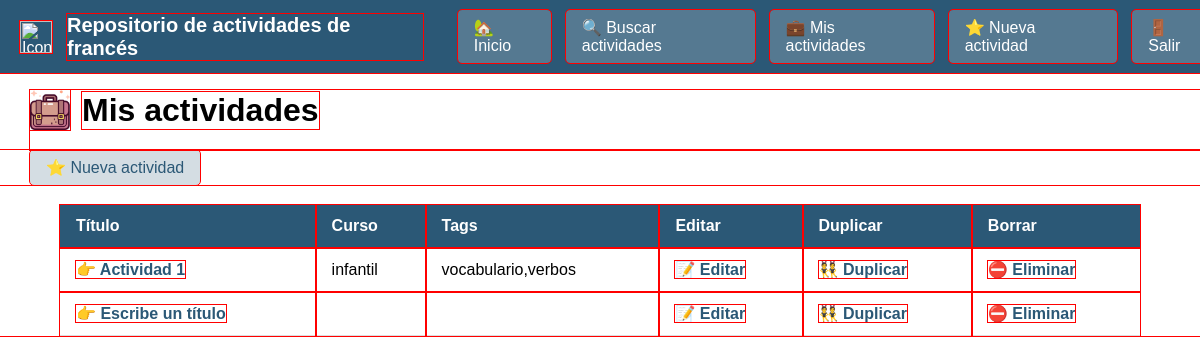
The app's page /mis-actividades/ (signed in) with its own data.
### app/models.py (models this page shows, shortened)
class Actividad(models.Model):
    class Curso(models.TextChoices):
        INFANTIL = 'infantil', 'Infantil'
        PRIMARIA = 'primaria', 'Primaria'
    class Tag(models.TextChoices):
        VERBOS = 'verbos', 'Verbos'
        VOCABULARIO = 'vocabulario', 'Vocabulario'
        COMPRENSION = 'comprension', 'Comprensión'
    usuario = models.ForeignKey(User, on_delete=models.CASCADE, related_name='actividades')
    titulo = models.CharField(max_length=255)
    curso = models.CharField(max_length=20, choices=Curso.choices)
    tags = models.CharField(max_length=200)
    json = models.CharField(max_length=2000)
    imagen = models.ImageField(upload_to='actividades/', null=True, blank=True)

### app/views.py (the view)
# urls.py: path('mis-actividades/', views.mis_actividades, name='mis_actividades'),
@login_required
def mis_actividades(request):
    actividades = Actividad.objects.filter(usuario=request.user)
    return render(request, 'mis_actividades.html', {'actividades': actividades})

### app/templates/mis_actividades.html
{% extends 'base.html' %}
{% load static %}
{% block content %}
<div class="titulo-seccion">
    <img src="{% static 'img/icono_actividades.png' %}" alt="Icono" class="titulo-icono">
    <h1>Mis actividades</h1>
</div>
<nav class="menu-seccion">
    <a href="{% url 'nueva_actividad' %}">⭐ Nueva actividad</a>
</nav>
{% if actividades %}
<table class="tabla-actividades">
    <thead>
        <tr>
            <th>Título</th>
            <th>Curso</th>
            <th>Tags</th>
            <th>Editar</th>
            <th>Duplicar</th>
            <th>Borrar</th>
        </tr>
    </thead>
    <tbody>
        {% for actividad in actividades %}
        <tr>
            <td>
                <a href="{% url 'visor_actividad' actividad.id %}">
                    <strong>👉 {{ actividad.titulo }}</strong>
                </a>
            </td>
            <td>{{ actividad.curso }}</td>
            <td>{{ actividad.tags }}</td>
            <td>
                <a href="{% url 'editar_actividad' actividad.id %}">
                    <strong>📝 Editar</strong>
                </a>
            </td>
            <td>
                <a href="{% url 'duplicar_actividad' actividad.id %}">
                    <strong>👯 Duplicar</strong>
                </a>
            </td>
            <td>
                <a href="{% url 'borrar_actividad' actividad.id %}">
                    <strong>⛔ Eliminar</strong>
                </a>
            </td>
        </tr>
        {% endfor %}
    </tbody>
</table>
{% else %}
<p>No tienes actividades creadas.</p>
{% endif %}
{% endblock %}

### app/static/css/base.css (style rules this page uses)
* { outline: 1px solid red; }
body { margin: 0; font-family: Arial, sans-serif; }
.contenido-principal h1, .contenido-principal h2, .contenido-principal p { margin-top: 0; }
.titulo-seccion { display: flex; align-items: center; gap: 12px; margin-left: 30px; margin-top: 30px; padding-bottom: 20px; }
.titulo-seccion h1 { margin: 0; }
.titulo-icono { width: 40px; height: 40px; }
.menu-seccion a { display: inline-block; background: rgba(43, 88, 118, 0.2); color: #2b5876; padding: 8px 16px; text-decoration: none; border-radius: 4px; transition: background 0.3s, transform 0.2s; margin-left: 30px; }

### app/static/css/mis_actividades.css (style rules this page uses)
.tabla-actividades { border-collapse: collapse; font-family: Arial, sans-serif; background: #ffffff; overflow: hidden; width: 90%; max-width: 1200px; margin: 20px auto; }
.tabla-actividades thead { background: #2b5876; color: white; text-align: left; }
.tabla-actividades th, .tabla-actividades td { padding: 12px 16px; border-bottom: 1px solid #ddd; }
.tabla-actividades a { color: #2b5876; text-decoration: none; font-weight: bold; }

### app/static/css/visor_actividad.css (style rules this page uses)
:root { --factor: 0.3; }

### records on screen
Actividad: titulo "Actividad 1", curso "infantil", tags "vocabulario,verbos"
Actividad: titulo "Escribe un título"
